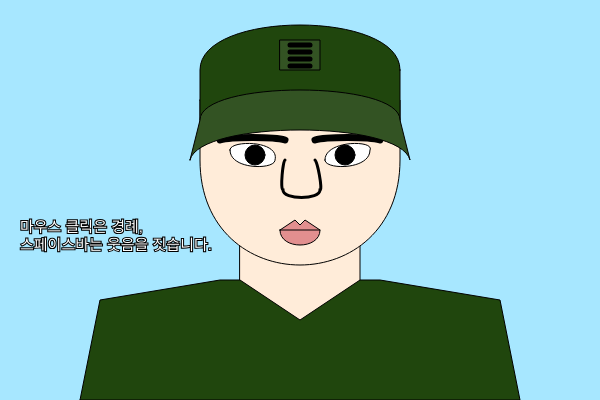
Frame 1 (no input)
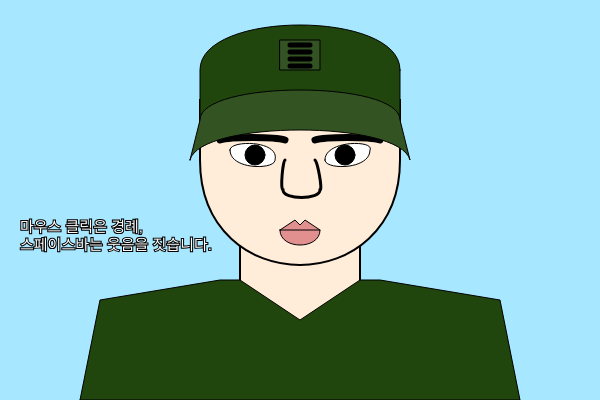
Frame 60 (no input)
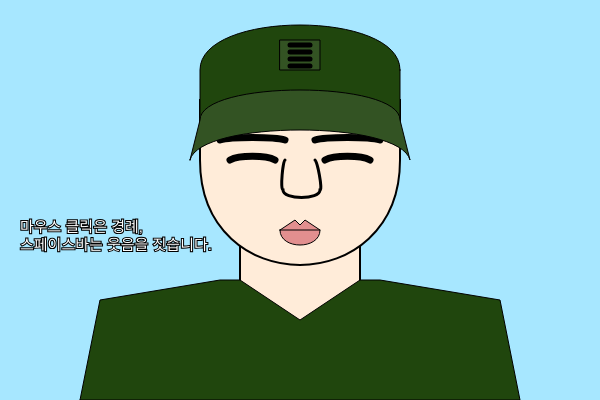
Frame 120 (the mouse pressed at the canvas centre since frame 60)

The p5.js sketch that drew these frames (run headless with seeded random() and noise() and a simulated clock; from frame 60 on, the mouse is pressed at the canvas centre):

// p5.js sketch
// ── sketch.js
function setup() {
  createCanvas(600, 400);
  
  
}

function draw() {
  background("#a7e7ff");
  /*얼굴+목*/
  fill('#ffecd9');
  rect(240,100,120,300);
  beginShape();
  vertex(200,100);
  vertex(200,160);
  bezierVertex(200,300,400,300,400,160);
  vertex(400,100);
  endShape(CLOSE);
  /*눈썹*/
  strokeWeight(7);
  curve(220,160,220,140,285,140,285,160);
  curve(315,160,315,140,380,140,380,160);
  /*눈*/
  if (mouseIsPressed === true) {
      strokeWeight(7);
      curve(220,190,230,160,275,160,285,190);
      curve(315,190,325,160,370,160,380,190);
  }
  else {
      stroke(0);
      strokeWeight(1);
      fill(255);
      beginShape();
      vertex(230,150);
      bezierVertex(230,140,280,140,275,160);
      vertex(275,160);
      bezierVertex(275,170,230,170,230,150);
      endShape(CLOSE);
      beginShape();
      vertex(325,160);
      bezierVertex(325,140,375,140,370,150);
      vertex(370,150);
      bezierVertex(370,170,325,170,325,160);
      endShape(CLOSE);
      fill(0);
      circle(255,155,20);
      circle(345,155,20);
  }
  /*코*/
  strokeWeight(3);
  noFill();
  beginShape();
  vertex(285,160);
  bezierVertex(283,160,280,190,283,190);
  bezierVertex(283,200,320,200,320,190);
  bezierVertex(323,190,317,160,315,160);
  vertex(315,160);
  endShape();
  /*입*/
  strokeWeight(1);
  fill('#e28f8f');
  beginShape();
  vertex(280,230);
  bezierVertex(280,250,320,250,320,230);
  vertex(320,230);
  vertex(305,220);
  vertex(300,225);
  vertex(295,220);
  endShape(CLOSE);
  line(280,230,320,230);
  /*모자*/
  strokeWeight(1);
  stroke(0);
  fill('#20460d');
  beginShape();
  vertex(400,70);
  bezierVertex(400,10,200,10,200,70);
  vertex(200,120);
  vertex(400,120);
  endShape(CLOSE);
  /*모자챙*/
  fill('#335323');
  beginShape();
  vertex(190,160);
  bezierVertex(200,120,400,120,410,160);
  vertex(400,120);
  bezierVertex(400,80,200,80,200,120);
  endShape(CLOSE);
  /*약장*/
  rect(280,40,40,30);
  strokeWeight(5);
  line(290,45,310,45);
  line(290,52,310,52);
  line(290,59,310,59);
  line(290,66,310,66);
  /*옷*/
  strokeWeight(1);
  stroke(0);
  fill('#20460d');
  beginShape();
  vertex(80,400);
  vertex(100,300);
  vertex(220,280);
  vertex(240,280);
  vertex(300,320);
  vertex(360,280);
  vertex(380,280);
  vertex(500,300);
  vertex(520,400);
  endShape(CLOSE);

  if (keyIsPressed === true)
    {
      if (key === ' ')
        {
          fill('#f5dbc1');
          beginShape();
          vertex(415,219);
          vertex(385,139);
          bezierVertex(385,131,393,131,395,136);
          vertex(430,219);
          endShape(CLOSE);
          beginShape();
          vertex(405,220);
          vertex(390,180);
          bezierVertex(391,170,398,170,400,175);
          vertex(435,215);
          endShape(CLOSE);
          for(let x=1;x<3;x++)
            {
              beginShape();
              vertex(415+x*8,219-x*1);
              vertex(385+x*8,139+x*2);
              bezierVertex(385+x*8,131+x*2,393+x*8,131+x*2,395+x*8,136+x*2);
              vertex(430+x*8,219-x*1);
              endShape(CLOSE);
            }
          fill('#f7e0c9');
          beginShape();
          vertex(435,217);
          vertex(406,153);
          bezierVertex(406,145,414,148,416,150);
          bezierVertex(435,170,455,190,450,215);
          endShape(CLOSE);
          fill('#2b5c13');
          beginShape();
          vertex(460,400);
          vertex(400,220);
          vertex(450,200);
          vertex(560,400);
          endShape(CLOSE);
          fill(256);
          strokeWeight(2);
          textSize(35);
          text('단결~',470,170);
        }
    }
  
  fill(256);
  strokeWeight(2);
  textSize(15);
  text('마우스 클릭은 경례, 스페이스바는 웃음을 짓습니다.',20,220,200,150);
  
}
